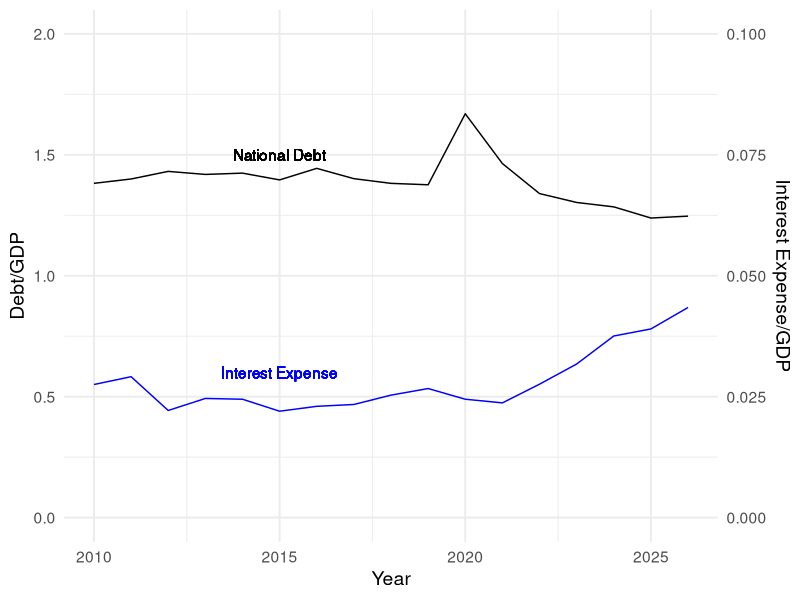

Write R code to recreate this figure.
## ---- chunk 1
#| label: fig-pds-23s
#| echo: false
#| fig-cap: "US National Debt to GDP Ratio with Interest Expense (2010-2026). [Data source](https://fiscaldata.treasury.gov/americas-finance-guide/national-debt/)"
library(ggplot2)
USstats <- readr::read_csv("../www/US_Debt_2010_2026.csv")
ggplot(USstats, aes(x = FY, y = Debt/GDP)) +
  geom_line() +
  geom_line(aes(y = 20*InterestExpense/GDP), color="blue") +
  theme_minimal(base_size = 14 ) +
  scale_y_continuous(limits=c(0,2), sec.axis = sec_axis(~./20, name = "Interest Expense/GDP")) +
  geom_text(aes(label = "Interest Expense", y = 0.6, x = 2015), color = "blue") +
  geom_text(aes(label = "National Debt", y = 1.5, x = 2015)) +
  labs(x = "Year", y = "Debt/GDP")
